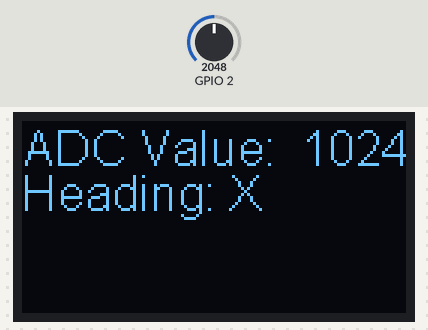
The sketch below on a simulated ESP32. Parts: 128×64 one-colour display. The test bench sets the inputs (shaded band); at power-on: GPIO 2 = 2048 (analog values on the 0–4095 scale).

Above: at 1.2 s.
1.3 s: GPIO 2 set to 367
At 2.3 s:
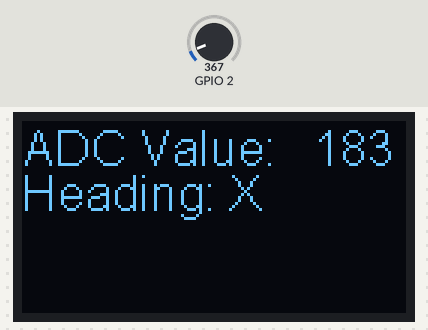
3.0 s: GPIO 2 set to 319
At 4.4 s:
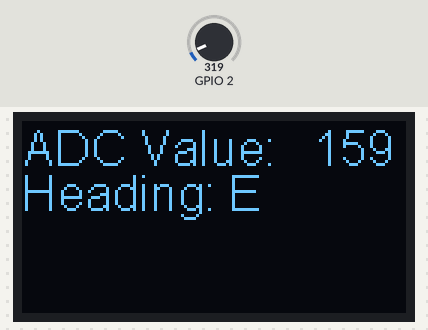
4.8 s: GPIO 2 set to 1228
At 4.97 s:
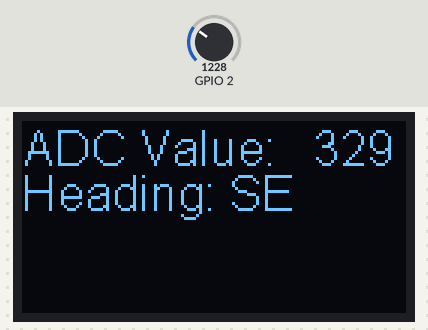
Timing chart, 0 to 7.8 s (numbered marks = the images above; inputs shaded):
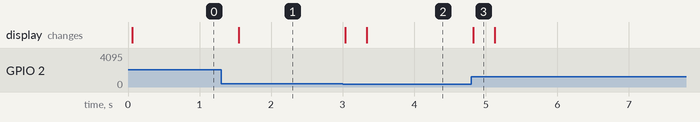

The sketch:

wind_heading_simple.ino
```cpp
/* Author: Bitrot_alpha
 *    Apparently the ADC of the ESP32 isn't very good. See https://forum.arduino.cc/t/fixing-the-non-linear-adc-of-an-esp32/699190
 *      and https://docs.espressif.com/projects/esp-idf/en/v4.4/esp32/api-reference/peripherals/adc.html#minimizing-noise for more details.
 */

#include "Arduino.h"
#include "HT_SSD1306Wire.h"

SSD1306Wire oled(0x3c, 500000, SDA_OLED, SCL_OLED, GEOMETRY_128_64, RST_OLED); // addr , freq , i2c group , resolution , rst
uint16_t heading_raw = 0;
char adc_val[30] = "";
char heading_str[30] = "";
const char * heading_map[9] =
{
  "N\0", "NE\0",
  "E\0", "SE\0",
  "S\0", "SW\0",
  "W\0", "NW\0",
  "X\0"
};

void displayHeading()
{
  oled.clear();
  heading_raw = getADCValue();
  snprintf(adc_val, 20, "ADC Value: %5d\0", heading_raw);
  oled.drawString(0, 0, adc_val);
  snprintf(heading_str, 20, "Heading: %s\0", determineHeading(heading_raw) );
  oled.drawString(0, 15, heading_str);
  oled.display();
}

uint16_t getADCValue()
{
  //multisampling
  uint16_t adc_value = 0;
  for (int i = 0; i < 16; i++)
  {
    adc_value += analogRead(2);
    delay(2);
  }
  adc_value /= 16;

  return adc_value;
}
const char * determineHeading(uint16_t adc_value)
{
  //uses heading_map array, the if statements go in order from 0 to 7
  if (adc_value >= 1520 && adc_value <= 1540)
    return heading_map[0];
  if (adc_value >= 870 && adc_value <= 890)
    return heading_map[1];
  if (adc_value >= 150 && adc_value <= 170)
    return heading_map[2];
  if (adc_value >= 325 && adc_value <= 345)
    return heading_map[3];
  if (adc_value >= 525 && adc_value <= 545)
    return heading_map[4];
  if (adc_value >= 1200 && adc_value <= 1220)
    return heading_map[5];
  if (adc_value >= 1955 && adc_value <= 1975)
    return heading_map[6];
  if (adc_value >= 1775 && adc_value <= 1795)
    return heading_map[7];

  return heading_map[8];
}

void setup()
{
  oled.init();
  oled.clear();
  oled.setFont(ArialMT_Plain_16);
  analogReadResolution(11);
  pinMode(2, ANALOG);
}

void loop()
{
  displayHeading();
  delay(250);
}
```

Measured:
- the behaviour switches between 342 and 341 on GPIO 2 (found by bisection; images 1 and 2)
- after the input at 1.3 s, the display: changes after 0.25 s (image 1)
- after the input at 3.0 s, the display: first changes at once (image 2 shows a later state)
- after the input at 4.8 s, the display: changes at once (image 3)
